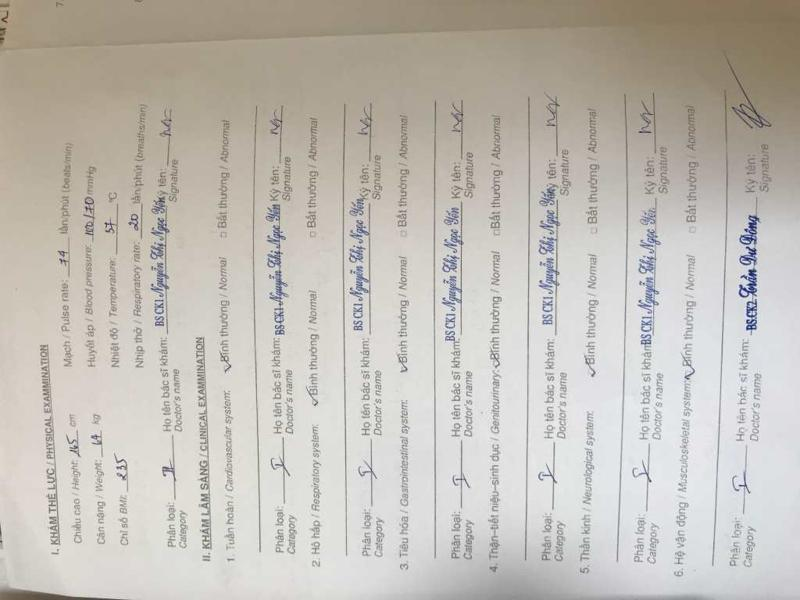
#> input picture OpenCV/AngleRotate/h5.JPG, 800 x 600 px
$ python DetectRec.py
#> lines starting #> are read from the running program, lines starting #| are printed output that depends on the picture; after the words box and inside, x2 and y2 are one past the last pixel; in counts of white or black regions, pixels touching at a corner belong together
import cv2
import numpy as np

# Load an image

img = cv2.imread("h5.JPG")
#> img is the input picture: shape (600, 800, 3); mean B, G, R 183.2, 190.3, 194.7

# Convert the image to grayscale


gray = cv2.cvtColor(img, cv2.COLOR_BGR2GRAY)
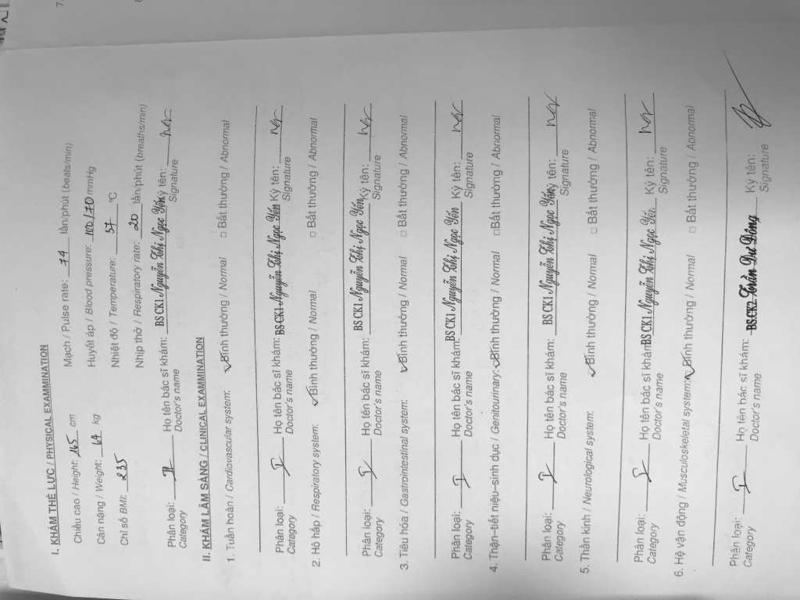
#> gray: shape (600, 800); min 23, max 255, mean 190.9

# Apply Gaussian blur to reduce noise


blurred = cv2.GaussianBlur(gray, (5, 5), 0)

# Perform Canny edge detection


edges = cv2.Canny(blurred, 50, 150)
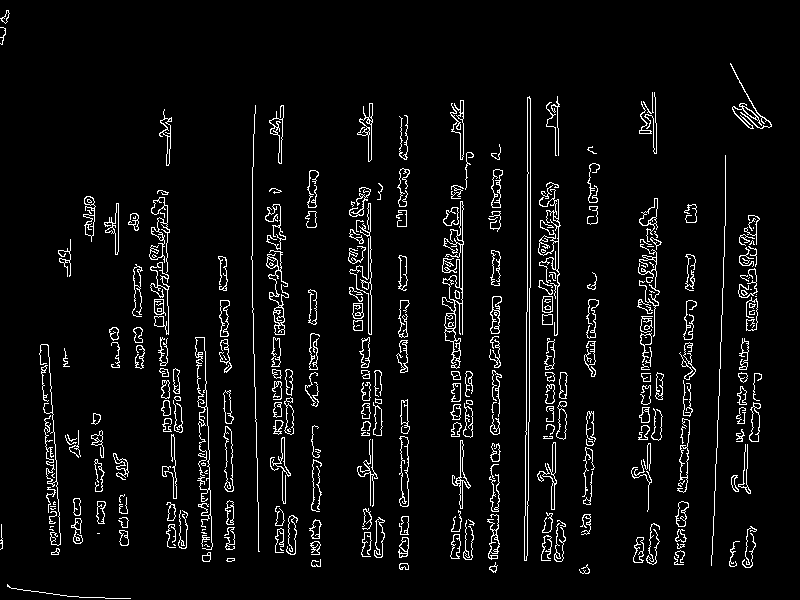
#> edges: shape (600, 800); 5.1% white in thin lines or dots

# Find contours in the edges image


contours, hierarchy = cv2.findContours(edges, cv2.RETR_EXTERNAL, cv2.CHAIN_APPROX_SIMPLE)
#> contours = 295 contours, 155 with area under 20; largest, box (x1, y1, x2, y2) and area: (524, 96, 531, 561) 1332, (442, 201, 464, 369) 846, (195, 337, 213, 550) 603, (399, 436, 409, 507) 461, (266, 250, 289, 335) 394

# Iterate over each contour


for contour in contours:

    # Approximate the contour to a polygon

    polygon = cv2.approxPolyDP(contour, 0.1 * cv2.arcLength(contour, True), True)

    # Check if the polygon has 4 sides

    if len(polygon) == 4:
        # Draw the rectangle on the image

        x, y, w, h = cv2.boundingRect(polygon)

        cv2.rectangle(img, (x, y), (x + w, y + h), (0, 255, 0), 2)
#> this loop made 295 passes
#> (polygon, x, y, w, h) on passes 3, 7, 8, 12, 14, 27, 53: ([[399, 564], [400, 569], [408, 569], [407, 563]], 399, 563, 10, 7), ([[674, 556], [674, 564], [683, 564], [675, 564]], 674, 556, 10, 9), ([[210, 552], [202, 555], [203, 561], [209, 561]], 202, 552, 9, 10), ([[204, 545], [206, 544], [209, 546], [206, 544]], 204, 544, 6, 3), ([[677, 543], [677, 548], [684, 546], [678, 548]], 677, 543, 8, 6), ([[119, 530], [120, 544], [127, 545], [127, 531]], 119, 530, 9, 16), ([[182, 510], [187, 514], [186, 517], [187, 513]], 182, 510, 6, 8)
#> (x, y, w, h) on passes 64, 66, 71, 73, 76, 77: (73, 498, 8, 18), (119, 494, 6, 9), (51, 473, 4, 5), (204, 470, 4, 4), (490, 464, 9, 15), (201, 463, 5, 3)
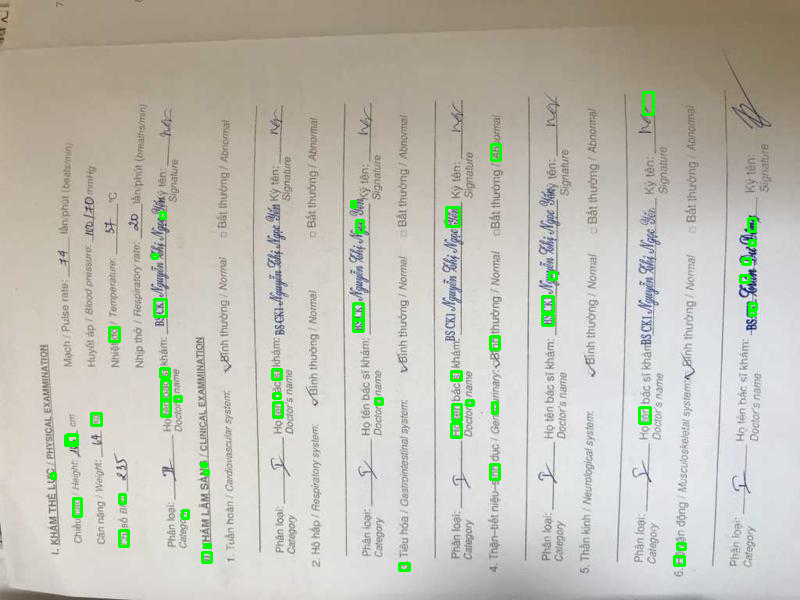
#> img: shape (600, 800, 3); 1.12% of pixels changed, all inside (x1, y1, x2, y2) = (50, 91, 758, 572)

    # Show the result

cv2.imshow("Result", img)

cv2.waitKey(0)

cv2.destroyAllWindows()

$ run again, with OpenCV/AngleRotate/h1.jpg copied over OpenCV/AngleRotate/h5.JPG
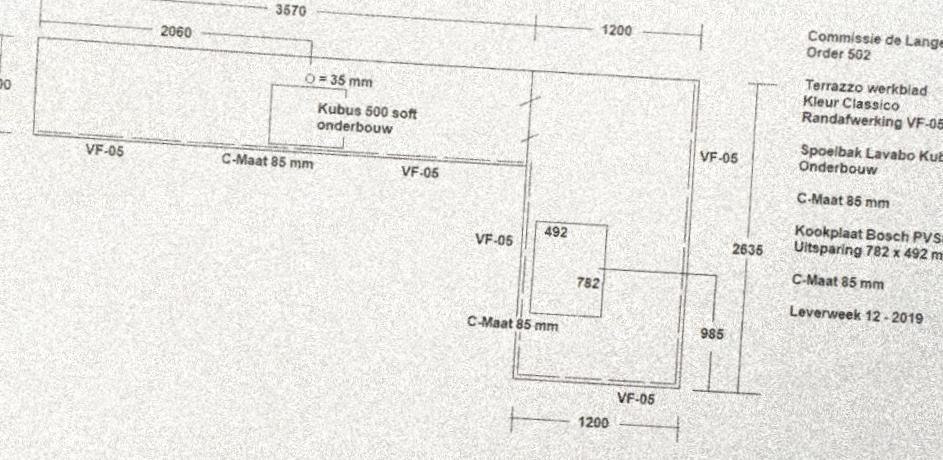
#> input picture OpenCV/AngleRotate/h1.jpg, 943 x 460 px
#> img is the input picture: shape (460, 943, 3); mean B, G, R 228.3, 232.3, 233.3
#> `edges = cv2.Canny(blurred, 50, 150)`:
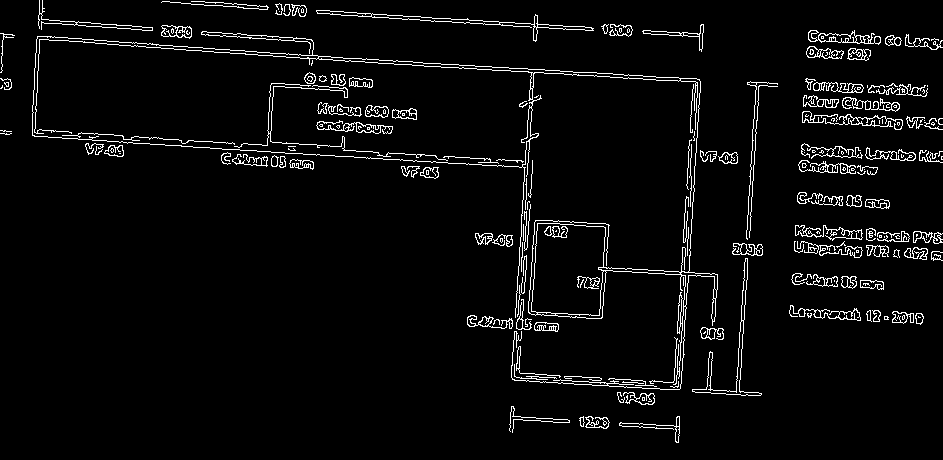
#> edges: shape (460, 943); 4.3% white in thin lines or dots
#> contours = 157 contours, 94 with area under 20; largest, box (x1, y1, x2, y2) and area: (32, 31, 718, 390) 57011, (316, 10, 594, 42) 797, (692, 258, 762, 396) 724, (808, 30, 881, 45) 491, (795, 225, 863, 241) 355
#> the loop `for contour in contours:` made 157 passes
#> (polygon, x, y, w, h) on passes 7, 12, 14, 18, 19, 21: ([[678, 381], [677, 386], [670, 386], [677, 387]], 670, 381, 9, 7), ([[518, 347], [520, 373], [560, 376], [520, 373]], 518, 347, 43, 30), ([[677, 338], [674, 380], [650, 383], [673, 382]], 650, 338, 28, 46), ([[531, 319], [525, 319], [525, 326], [525, 320]], 525, 319, 7, 8), ([[884, 316], [884, 319], [888, 319], [887, 316]], 884, 316, 5, 4), ([[916, 313], [916, 323], [920, 324], [923, 316]], 916, 313, 8, 12)
#> after the loop `for contour in contours:`:
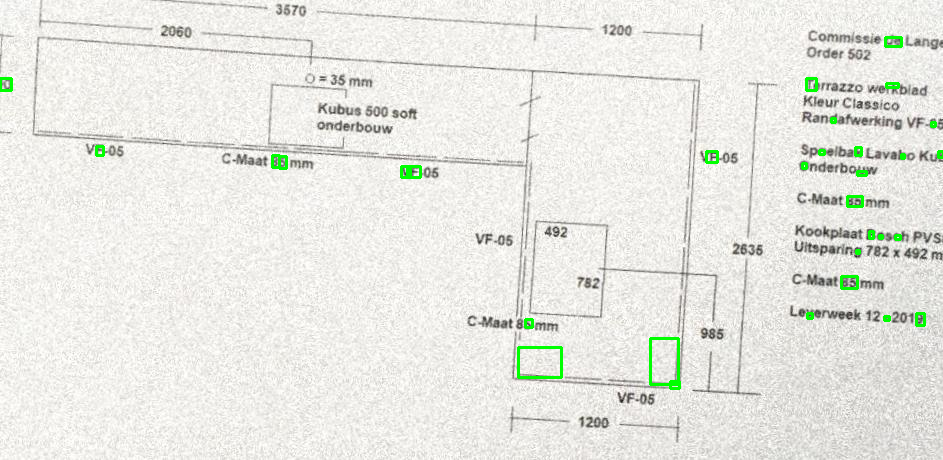
#> img: shape (460, 943, 3); 0.75% of pixels changed, all inside (x1, y1, x2, y2) = (0, 36, 943, 390)

$ run again, with OpenCV/AngleRotate/h4.JPG copied over OpenCV/AngleRotate/h5.JPG
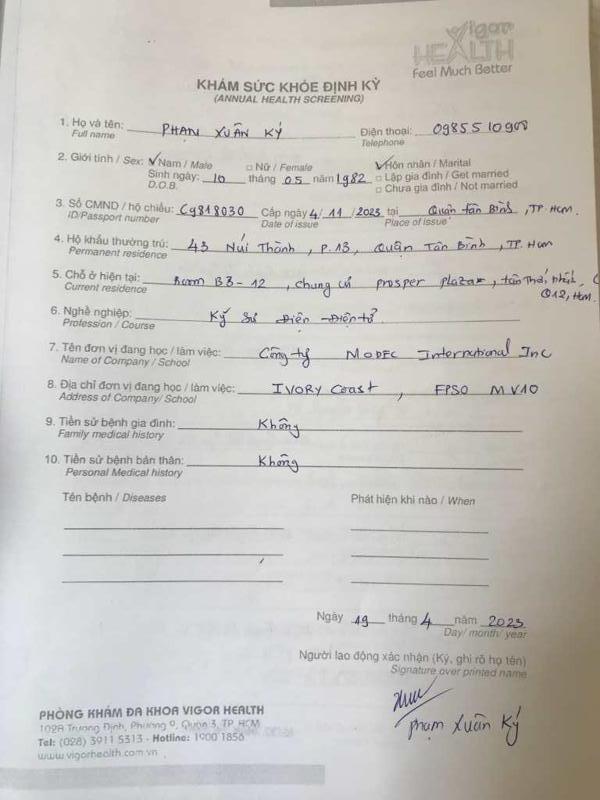
#> input picture OpenCV/AngleRotate/h4.JPG, 600 x 800 px
#> img is the input picture: shape (800, 600, 3); mean B, G, R 190.6, 195.5, 198
#> `edges = cv2.Canny(blurred, 50, 150)`:
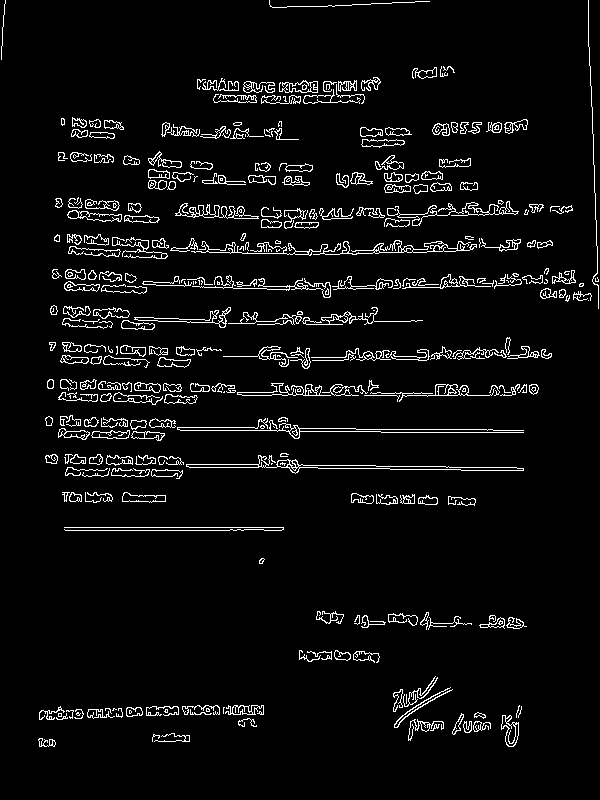
#> edges: shape (800, 600); 5% white in thin lines or dots
#> contours = 317 contours, 158 with area under 20; largest, box (x1, y1, x2, y2) and area: (186, 455, 524, 474) 1084, (191, 240, 477, 256) 852, (175, 203, 259, 219) 400, (387, 201, 519, 226) 354, (134, 307, 231, 328) 346
#> the loop `for contour in contours:` made 317 passes
#> (polygon, x, y, w, h) on passes 6, 12, 14, 15, 17, 19: ([[464, 721], [469, 732], [471, 721], [467, 729]], 464, 721, 8, 12), ([[58, 713], [58, 716], [61, 716], [61, 713]], 58, 713, 4, 4), ([[77, 712], [76, 714], [79, 715], [80, 713]], 76, 712, 5, 4), ([[66, 710], [73, 711], [72, 718], [73, 710]], 66, 710, 8, 9), ([[165, 709], [164, 711], [167, 712], [167, 709]], 164, 709, 4, 4), ([[76, 709], [83, 714], [74, 717], [81, 718]], 74, 709, 10, 10)
#> after the loop `for contour in contours:`:
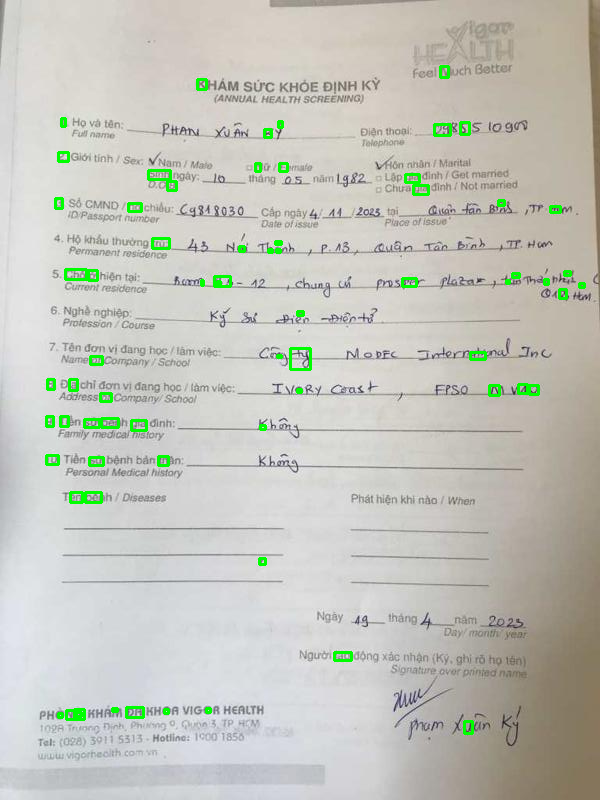
#> img: shape (800, 600, 3); 1.39% of pixels changed, all inside (x1, y1, x2, y2) = (45, 65, 586, 735)

$ run again, with OpenCV/AngleRotate/h6.JPG copied over OpenCV/AngleRotate/h5.JPG
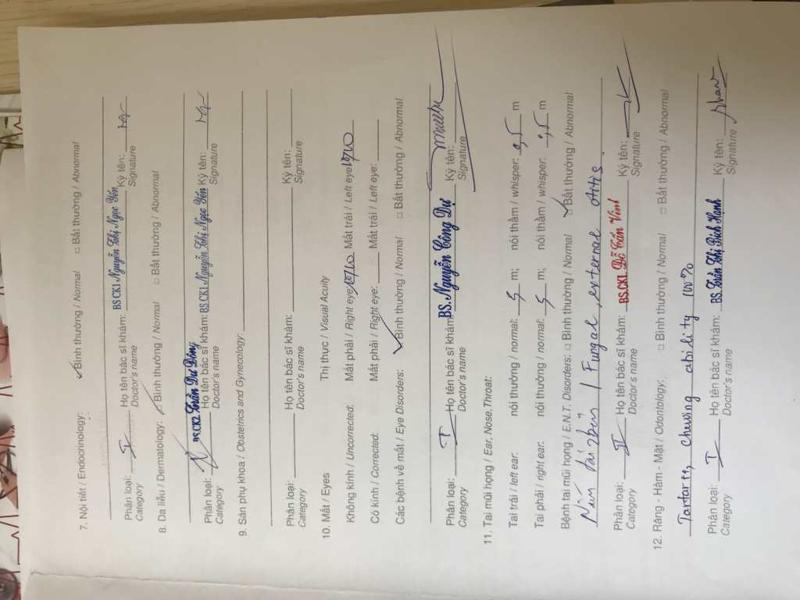
#> input picture OpenCV/AngleRotate/h6.JPG, 800 x 600 px
#> img is the input picture: shape (600, 800, 3); mean B, G, R 169.5, 179.5, 185.9
#> `edges = cv2.Canny(blurred, 50, 150)`:
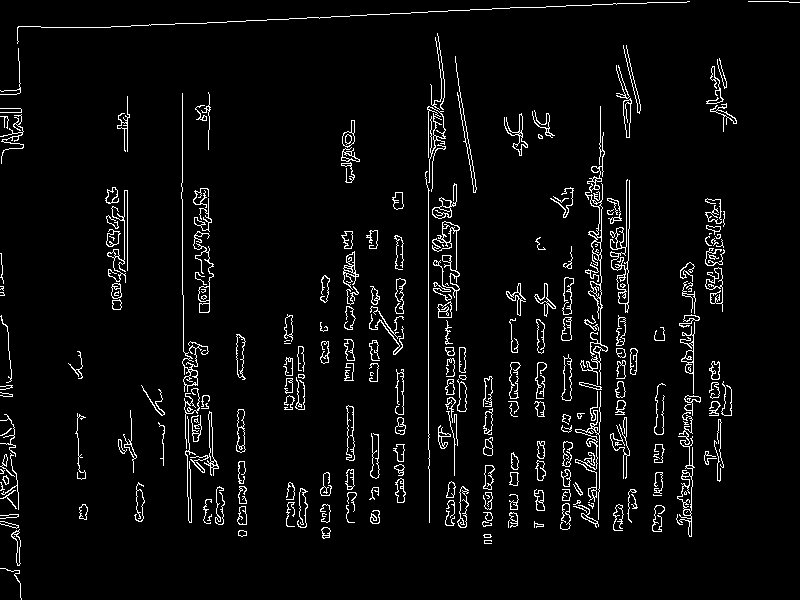
#> edges: shape (600, 800); 4.5% white in thin lines or dots
#> contours = 258 contours, 147 with area under 20; largest, box (x1, y1, x2, y2) and area: (580, 183, 608, 385) 594, (610, 179, 630, 313) 496, (432, 221, 460, 311) 434, (677, 412, 695, 537) 434, (346, 405, 355, 461) 316
#> the loop `for contour in contours:` made 258 passes
#> (polygon, x, y, w, h) on passes 1, 4, 6, 11, 23, 27: ([[0, 568], [19, 571], [21, 599], [19, 570]], 0, 568, 22, 32), ([[238, 531], [238, 535], [246, 535], [246, 531]], 238, 531, 9, 5), ([[323, 527], [322, 537], [329, 537], [329, 528]], 322, 527, 8, 11), ([[677, 514], [677, 522], [682, 524], [677, 521]], 677, 514, 6, 11), ([[346, 505], [347, 521], [354, 522], [346, 518]], 346, 505, 9, 18), ([[588, 504], [592, 508], [593, 503], [592, 506]], 588, 503, 6, 6)
#> after the loop `for contour in contours:`:
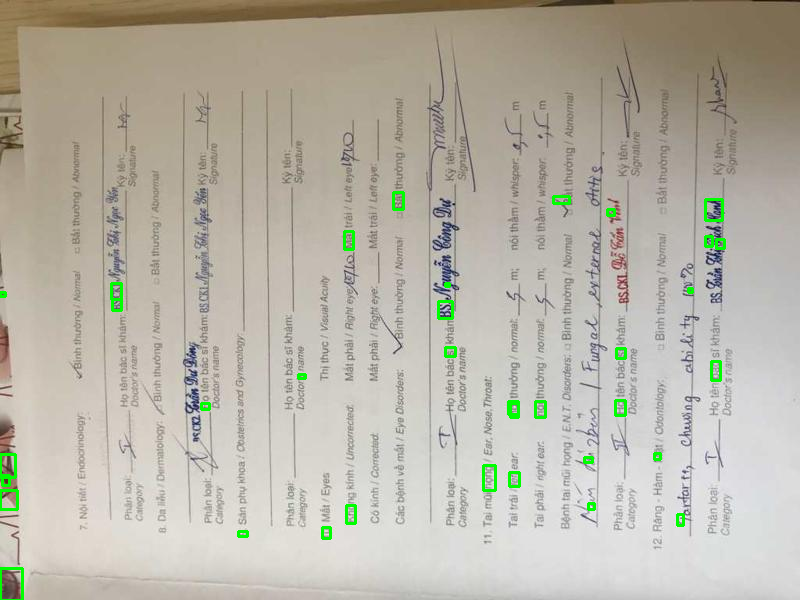
#> img: shape (600, 800, 3); 0.88% of pixels changed, all inside (x1, y1, x2, y2) = (0, 191, 726, 600)
